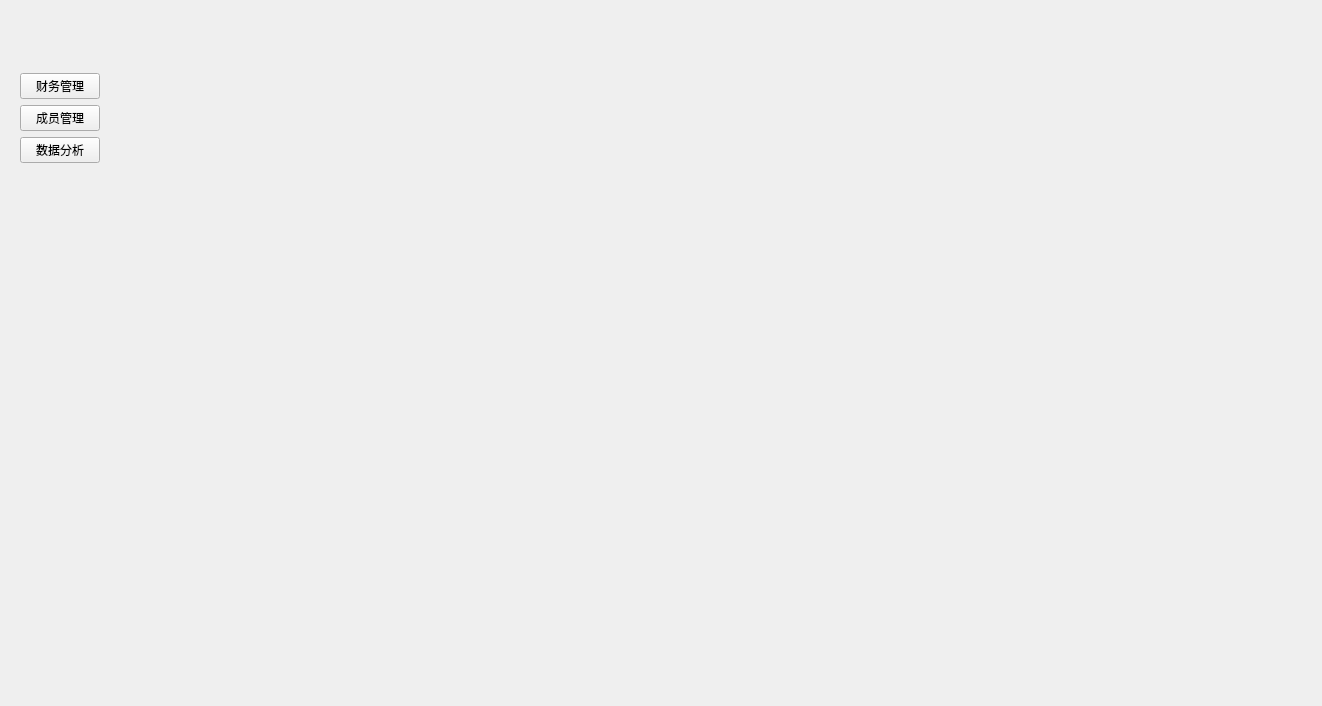
<?xml version="1.0" encoding="UTF-8"?>
<ui version="4.0">
 <class>mymenu</class>
 <widget class="QWidget" name="mymenu">
  <property name="geometry">
   <rect>
    <x>0</x>
    <y>0</y>
    <width>1322</width>
    <height>706</height>
   </rect>
  </property>
  <property name="windowTitle">
   <string>Form</string>
  </property>
  <layout class="QGridLayout" name="gridLayout">
   <item row="0" column="0">
    <widget class="QWidget" name="widget" native="true">
     <layout class="QGridLayout" name="gridLayout_2">
      <item row="1" column="0">
       <widget class="QPushButton" name="pushButton">
        <property name="text">
         <string>财务管理</string>
        </property>
       </widget>
      </item>
      <item row="3" column="0">
       <widget class="QPushButton" name="pushButton_3">
        <property name="text">
         <string>数据分析</string>
        </property>
       </widget>
      </item>
      <item row="4" column="0">
       <spacer name="verticalSpacer">
        <property name="orientation">
         <enum>Qt::Vertical</enum>
        </property>
        <property name="sizeHint" stdset="0">
         <size>
          <width>20</width>
          <height>565</height>
         </size>
        </property>
       </spacer>
      </item>
      <item row="2" column="0">
       <widget class="QPushButton" name="pushButton_2">
        <property name="text">
         <string>成员管理</string>
        </property>
       </widget>
      </item>
      <item row="0" column="0">
       <spacer name="verticalSpacer_2">
        <property name="orientation">
         <enum>Qt::Vertical</enum>
        </property>
        <property name="sizeHint" stdset="0">
         <size>
          <width>20</width>
          <height>90</height>
         </size>
        </property>
       </spacer>
      </item>
      <item row="0" column="1" rowspan="5">
       <widget class="QStackedWidget" name="stackedWidget">
        <widget class="QWidget" name="page"/>
        <widget class="QWidget" name="page_2"/>
       </widget>
      </item>
     </layout>
    </widget>
   </item>
  </layout>
 </widget>
 <resources/>
 <connections/>
</ui>
